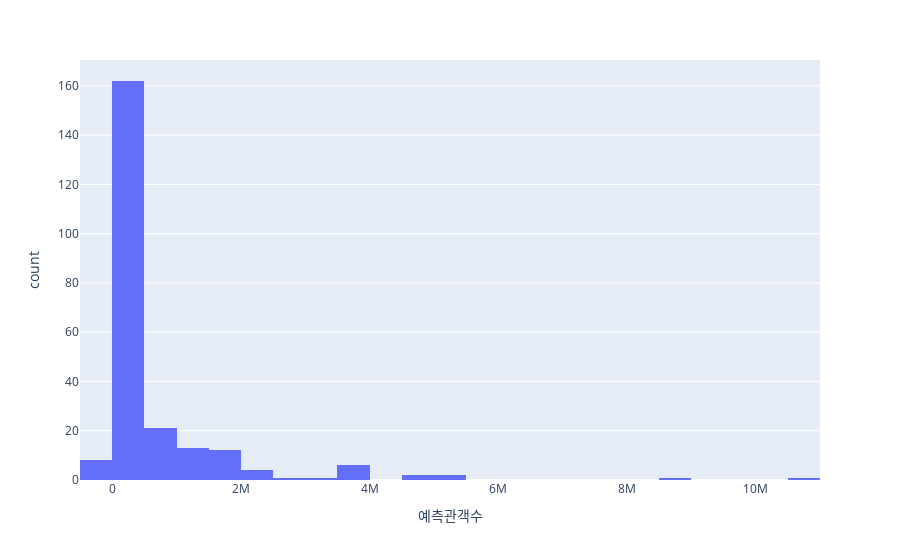

The notebook cell this image was saved under:
### Code cell
fig = px.histogram(movie_predict, x='예측관객수')
fig.show()

### Figure 1 — Plotly figure (JSON) as saved in the notebook; plotly's stock layout.template omitted (floating-point values rounded to 4 significant figures; data arrays with more than 128 entries replaced by an {"elided": "..."} marker saying what was removed)
{"data": [{"alignmentgroup": "True", "bingroup": "x", "hovertemplate": "예측관객수=%{x}<br>count=%{y}<extra></extra>", "legendgroup": "", "marker": {"color": "#636efa", "pattern": {"shape": ""}}, "name": "", "offsetgroup": "", "orientation": "v", "showlegend": false, "type": "histogram", "x": {"elided": "234 int values"}, "xaxis": "x", "yaxis": "y"}], "layout": {"barmode": "relative", "legend": {"tracegroupgap": 0}, "margin": {"t": 60}, "xaxis": {"anchor": "y", "domain": [0, 1], "title": {"text": "예측관객수"}}, "yaxis": {"anchor": "x", "domain": [0, 1], "title": {"text": "count"}}}}
